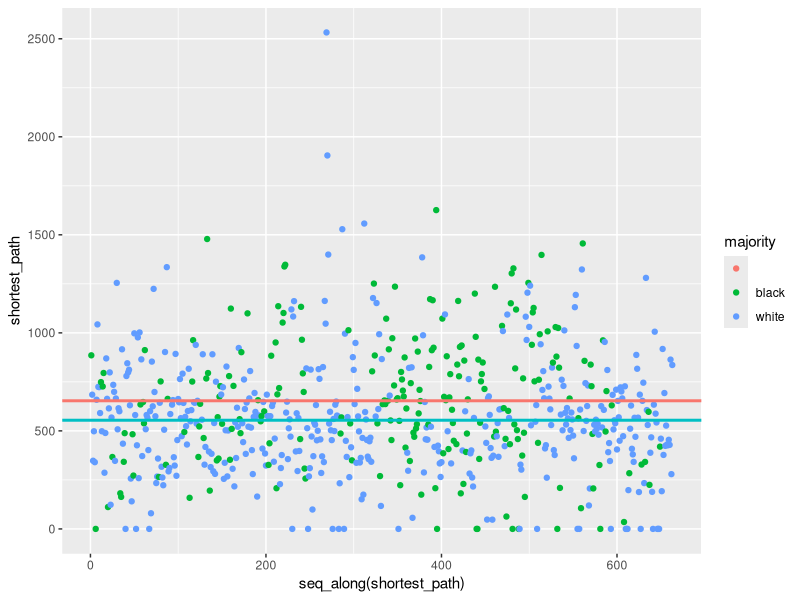
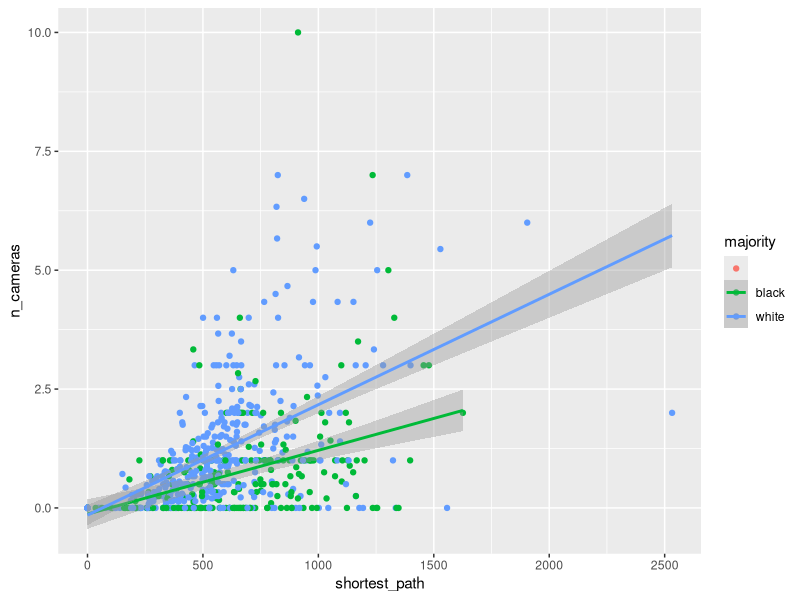

Source code (R) for these figures, in order:
## ---- chunk 1
library(ggplot2)
## ---- chunk 2
data <- read.csv('./weighted.csv')
## ---- chunk 3
black_mean <- mean(data[data$majority == 'black', ]$shortest_path)
white_mean <- mean(data[data$majority == 'white', ]$shortest_path)
## ---- chunk 4
ggplot(data, aes(x = seq_along(shortest_path), y = shortest_path, color = majority)) + geom_point() + geom_hline(yintercept=black_mean, size=1, color="#F8766D") + geom_hline(yintercept=white_mean, size=1, color="#00bfc4")

ggplot(data, aes(x = shortest_path, y = n_cameras, color = majority)) + geom_point() + geom_smooth(method='lm')
## ---- chunk 5
linmod <- lm(data = data, n_cameras ~ shortest_path + majority)
summary(linmod)
## ---- chunk 6
linmod <- lm(data = data, absolute_increase ~ shortest_path + majority)
summary(linmod)
